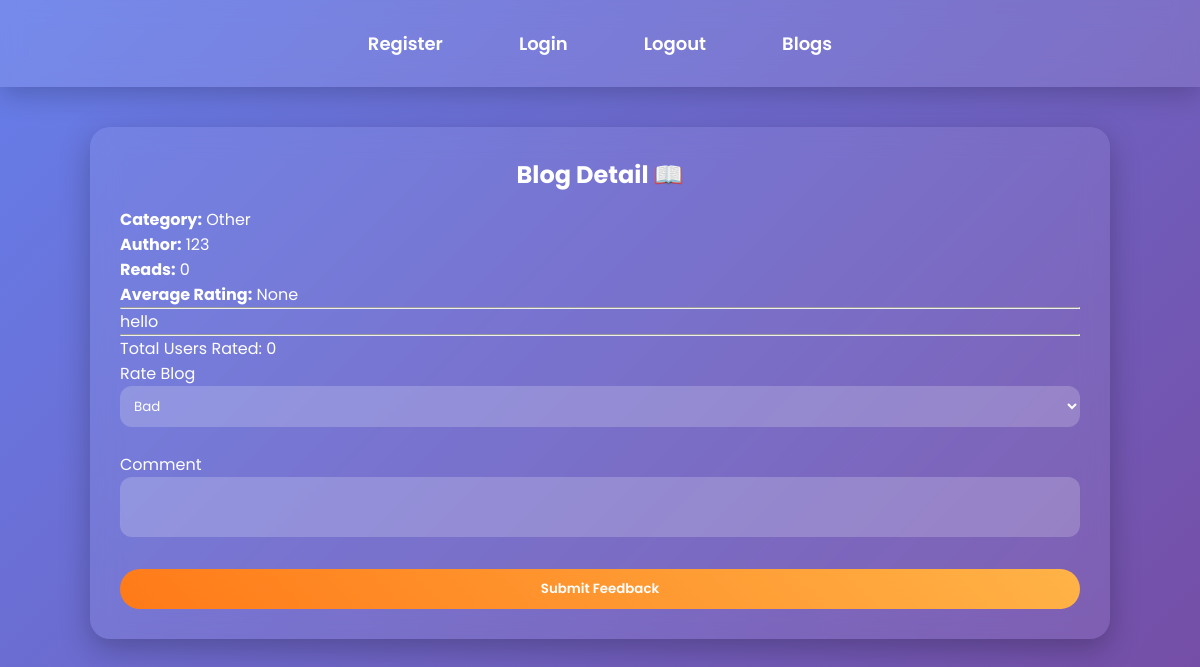
Page /blogDetail/5/123/Other (signed in) on the committed database.
### models.py (models this page shows)
class CategoryMaster(db.Model):
    category_id = db.Column(db.Integer,primary_key=True)
    category_name = db.Column(db.String(100),nullable=False)
    blogmodel = db.relationship('BlogModel',backref='categorymaster',lazy=True)

class BlogModel(db.Model):
    id = db.Column(db.Integer,primary_key=True)
    category_id = db.Column(db.Integer,db.ForeignKey('category_master.category_id'),nullable=False)
    blog_user_id = db.Column(db.Integer,db.ForeignKey('users.id'),nullable=False)
    blog_text = db.Column(db.Text,nullable=False)
    blog_creation_date = db.Column(db.DateTime)
    blog_read_count = db.Column(db.Integer,default=0)
    blog_rating_count = db.Column(db.Integer,default=0)

### routes.py (the view, shortened to what this page needs)
@app.route('/blogDetail/<int:blog_id>/<string:username>/<string:category>', methods=['GET','POST'])
@login_required
def blog_detail(blog_id, username, category):
    blog = BlogModel.query.get(blog_id)
    if request.method == 'GET':
        if current_user.id != blog.blog_user_id:
            blog.blog_read_count = blog.blog_read_count + 1
            db.session.commit()
        rating_data = db.session.query(func.avg(BlogComment.blog_rating)).filter(BlogComment.blog_id == blog_id).first()
        rating = rating_data[0] if rating_data else 0
        return render_template('blog_detail.html', blog=blog, rating=rating, author=username, category=category)

### routes.py (called while the page is built)
@login.user_loader
def load_user(id):
    return UserModel.query.get(int(id))

def get_all_categories():
    global  global_all_no,global_all_category_name
    all_category_info = db.session.query(CategoryMaster.category_id,CategoryMaster.category_name)
    all_category_info = list(all_category_info)
    global_all_no,global_all_category_name = zip(*all_category_info)

@app.before_request
def create_all():
    db.create_all()
    get_all_categories()

### templates/blog_detail.html (shortened to what this page needs)
{% extends 'base.html' %}
{% block content %}
<h2 class="center">Blog Detail 📖</h2>
<p><b>Category:</b> {{category}}</p>
<p><b>Author:</b> {{author}}</p>
<p><b>Reads:</b> {{blog.blog_read_count}}</p>
<p><b>Average Rating:</b> {{rating}}</p>
<hr>
<div>
{{blog.blog_text|safe}}
</div>
<hr>
<p>Total Users Rated: {{blog.blog_rating_count}}</p>
{% if current_user.username != author %}
<form method="POST" action="{{ url_for('blog_detail', blog_id=blog.id, username=author, category=category) }}">
<label>Rate Blog</label>
<select name="rating">
<option value='1'>Bad</option>
</select>
<br><br>
<label>Comment</label>
<textarea name="comment"></textarea>
<br><br>
<input type="submit" value="Submit Feedback">
</form>
{% endif %}
{% endblock %}

### templates/base.html (style rules this page uses)
* { margin:0;padding:0;box-sizing:border-box;font-family:Poppins,sans-serif; }
body { background: linear-gradient(135deg,#667eea,#764ba2); min-height:100vh; color:white; }
button,input[type=submit] { background:linear-gradient(45deg,#ff7a18,#ffb347); border:none; padding:10px 22px; border-radius:30px; color:white; cursor:pointer; font-weight:600; transition:.3s; }
input,select,textarea { width:100%; padding:10px; border:none; border-radius:12px; outline:none; background:rgba(255,255,255,0.2); color:white; }
textarea { resize:none; }
h1,h2,h3 { margin-bottom:15px; }
.center { text-align:center; }

### rows in the picture
CategoryMaster: category_name "Other"
BlogModel: blog_read_count "0", blog_text "hello", blog_rating_count "0"

### other values in the picture
{{ author }} "123"
{{ rating }} "None"
